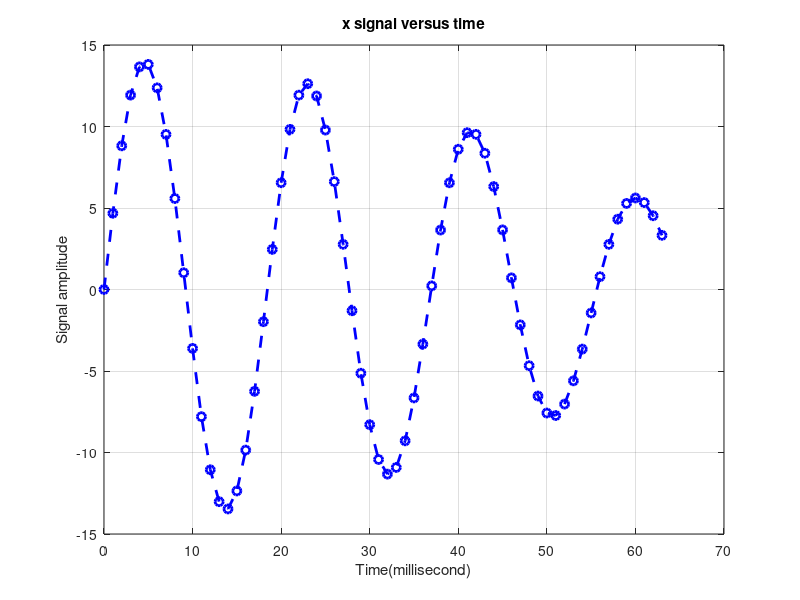

Reproduce this figure in MATLAB. (Note: this script raises an error after producing the figure.)

%% DFT Leakage Minimization (filtering) using Hamming window function
clc;
clear;
close all;
Fs = 64000;                   % Sampling frequency (64KHz)
Ts = 1/Fs;                     % seconds
N = 64;                         %Number of DFT Points     
a = 8;
Fc_1 = 3300;
b = 6;
Fc_2 = 3700;

n = 0:N-1;
x= a*sin(2*pi*Fc_1*n*Ts) + b*sin(2*pi*Fc_2*n*Ts);     
% Plot first N discrete values of signal x:
figure(1);
plot(n,x,'b--o','LineWidth',2);
grid on;
xlabel('Time(millisecond)');
ylabel('Signal amplitude')
title('x signal versus time');

%% DFT of x_comb (using exponential equation):

[~,X_mag,~] = dft(x, N);

%% Filtering using Window Function
w_Ham = 0.54 - 0.46*cos(2*pi*(n/(N-1)));      %Define Hamming window function
w_Han = 0.50 - 0.50*cos(2*pi*(n/(N-1)));      %Define Hamming window function
w_B = 0.42 - 0.5*cos(2*pi*(n/(N-1))) + 0.08*cos(4*pi*(n/(N-1)));     %Define Blackman window function
figure(2)
stem(n,w_Ham,'k','LineWidth',2)
grid on
title('Hamming Window')
xlabel('n')
ylabel('w')

figure(3)
stem(n,w_Han,'k','LineWidth',2);
grid on;
title('Hanning Window');
xlabel('n');
ylabel('w')

figure(4)
stem(n,w_B,'k','LineWidth',2);
grid on;
title('Blackman Window');
xlabel('n');
ylabel('w')


%% Multiplication of Window function and signal x:
x_Ham = x.*w_Ham;               
x_Han = x.*w_Han;               
x_B = x.*w_B;               
figure(5)
stem(n,x_Ham,'m','LineWidth',2);
grid on;
title('Multiplication of Hamming Window and Signal X');
xlabel('Time');
ylabel('Amplitude')

figure(6)
stem(n,x_Han,'m','LineWidth',2);
grid on;
title('Multiplication of Hanning Window and Signal X');
xlabel('Time');
ylabel('Amplitude')

figure(7)
stem(n,x_B,'m','LineWidth',2);
grid on;
title('Multiplication of Blackman Window and Signal X');
xlabel('Time');
ylabel('Amplitude')

%% DFT of signal x with window
[~,X_dft_Ham,~] = dft(x_Ham, N);     
[~,X_dft_Han,~] = dft(x_Han, N);     
[~,X_dft_B,~] = dft(x_B, N);

figure(8); 
stem(n,X_mag,'r','LineWidth',2)
grid on;
title('Magnitude of DFT of signal x')
xlabel('Frequency(KHz)')
ylabel('Magnitude')

figure(9); 
stem(n,X_dft_Ham,'LineWidth',2);
grid on;
title('Magnitude of DFT of X after using Hamming Window')
xlabel('Frequency(KHz)')
ylabel('Magnitude')

figure(10); 
stem(n,X_dft_Han,'LineWidth',2);
grid on;
title('Magnitude of DFT of X after using Hanning Window')
xlabel('Frequency(KHz)')
ylabel('Magnitude')

figure(11); 
stem(n,X_dft_B,'LineWidth',2);
grid on;
title('Magnitude of DFT of X after using Blackman Window')
xlabel('Frequency(KHz)')
ylabel('Magnitude')



